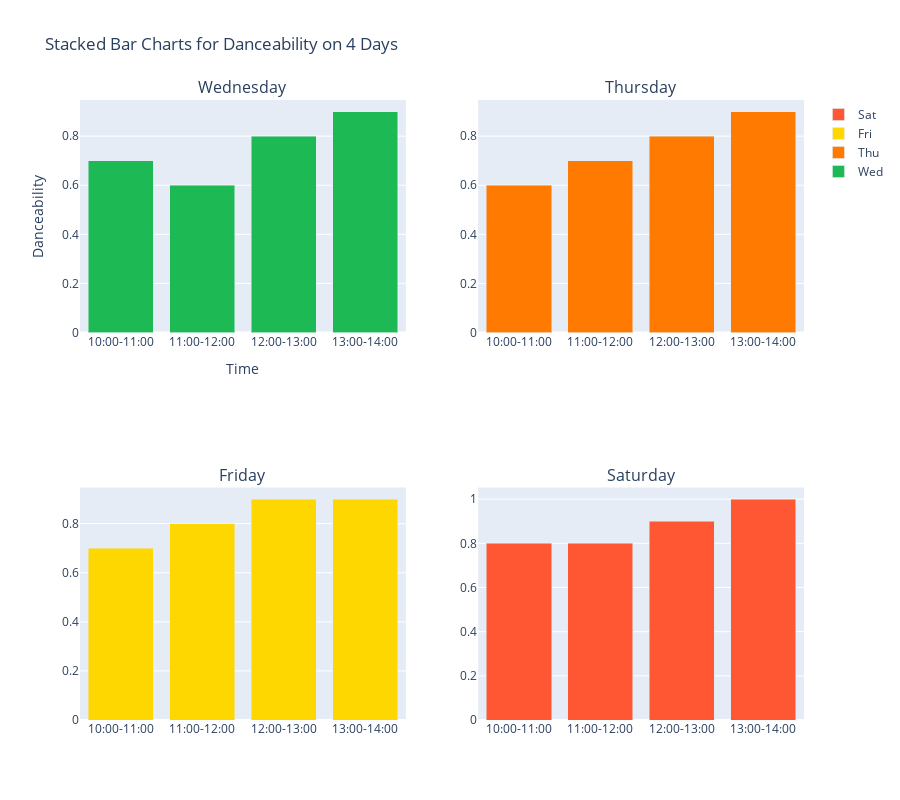

Write notebook code for a chart like this one.
### Code cell
import plotly.express as px
from plotly.subplots import make_subplots
import plotly.graph_objects as go
import pandas as pd

# Sample data (replace this with your own data)
data = {
    'Time': ['10:00-11:00', '11:00-12:00', '12:00-13:00', '13:00-14:00'],
    'Danceability_Wed': [0.7, 0.6, 0.8, 0.9],  # Wednesday
    'Danceability_Thu': [0.6, 0.7, 0.8, 0.9],  # Thursday
    'Danceability_Fri': [0.7, 0.8, 0.9, 0.9],  # Friday
    'Danceability_Sat': [0.8, 0.8, 0.9, 1.0]   # Saturday
}
df = pd.DataFrame(data)

# Define custom colors for each day
custom_colors = ['#1db954', '#FF7A00', '#FFD700', '#FF5733']

# Create subplots
fig = make_subplots(rows=2, cols=2, subplot_titles=('Wednesday', 'Thursday', 'Friday', 'Saturday'))

# Add bar charts to subplots
for i, day in enumerate(['Wed', 'Thu', 'Fri', 'Sat']):
    trace = go.Bar(
        x=df['Time'],
        y=df[f'Danceability_{day}'],
        name=day,
        marker_color=custom_colors[i],
    )
    row = i // 2 + 1
    col = i % 2 + 1
    fig.add_trace(trace, row=row, col=col)

# Update layout
fig.update_layout(
    title='Stacked Bar Charts for Danceability on 4 Days',
    xaxis=dict(title='Time'),
    yaxis=dict(title='Danceability'),
    barmode='stack',  # Stack the bars
    showlegend=True,
    height=800  # Adjust the height as needed
)

# Show the plot
fig.show()

### Figure 1 — Plotly figure (JSON) as saved in the notebook; plotly's stock layout.template omitted (floating-point values rounded to 4 significant figures)
{"data": [{"marker": {"color": "#1db954"}, "name": "Wed", "type": "bar", "x": ["10:00-11:00", "11:00-12:00", "12:00-13:00", "13:00-14:00"], "xaxis": "x", "y": [0.7, 0.6, 0.8, 0.9], "yaxis": "y"}, {"marker": {"color": "#FF7A00"}, "name": "Thu", "type": "bar", "x": ["10:00-11:00", "11:00-12:00", "12:00-13:00", "13:00-14:00"], "xaxis": "x2", "y": [0.6, 0.7, 0.8, 0.9], "yaxis": "y2"}, {"marker": {"color": "#FFD700"}, "name": "Fri", "type": "bar", "x": ["10:00-11:00", "11:00-12:00", "12:00-13:00", "13:00-14:00"], "xaxis": "x3", "y": [0.7, 0.8, 0.9, 0.9], "yaxis": "y3"}, {"marker": {"color": "#FF5733"}, "name": "Sat", "type": "bar", "x": ["10:00-11:00", "11:00-12:00", "12:00-13:00", "13:00-14:00"], "xaxis": "x4", "y": [0.8, 0.8, 0.9, 1], "yaxis": "y4"}], "layout": {"annotations": [{"font": {"size": 16}, "showarrow": false, "text": "Wednesday", "x": 0.225, "xanchor": "center", "xref": "paper", "y": 1, "yanchor": "bottom", "yref": "paper"}, {"font": {"size": 16}, "showarrow": false, "text": "Thursday", "x": 0.775, "xanchor": "center", "xref": "paper", "y": 1, "yanchor": "bottom", "yref": "paper"}, {"font": {"size": 16}, "showarrow": false, "text": "Friday", "x": 0.225, "xanchor": "center", "xref": "paper", "y": 0.375, "yanchor": "bottom", "yref": "paper"}, {"font": {"size": 16}, "showarrow": false, "text": "Saturday", "x": 0.775, "xanchor": "center", "xref": "paper", "y": 0.375, "yanchor": "bottom", "yref": "paper"}], "barmode": "stack", "height": 800, "showlegend": true, "title": {"text": "Stacked Bar Charts for Danceability on 4 Days"}, "xaxis": {"anchor": "y", "domain": [0, 0.45], "title": {"text": "Time"}}, "xaxis2": {"anchor": "y2", "domain": [0.55, 1]}, "xaxis3": {"anchor": "y3", "domain": [0, 0.45]}, "xaxis4": {"anchor": "y4", "domain": [0.55, 1]}, "yaxis": {"anchor": "x", "domain": [0.625, 1], "title": {"text": "Danceability"}}, "yaxis2": {"anchor": "x2", "domain": [0.625, 1]}, "yaxis3": {"anchor": "x3", "domain": [0, 0.375]}, "yaxis4": {"anchor": "x4", "domain": [0, 0.375]}}}
